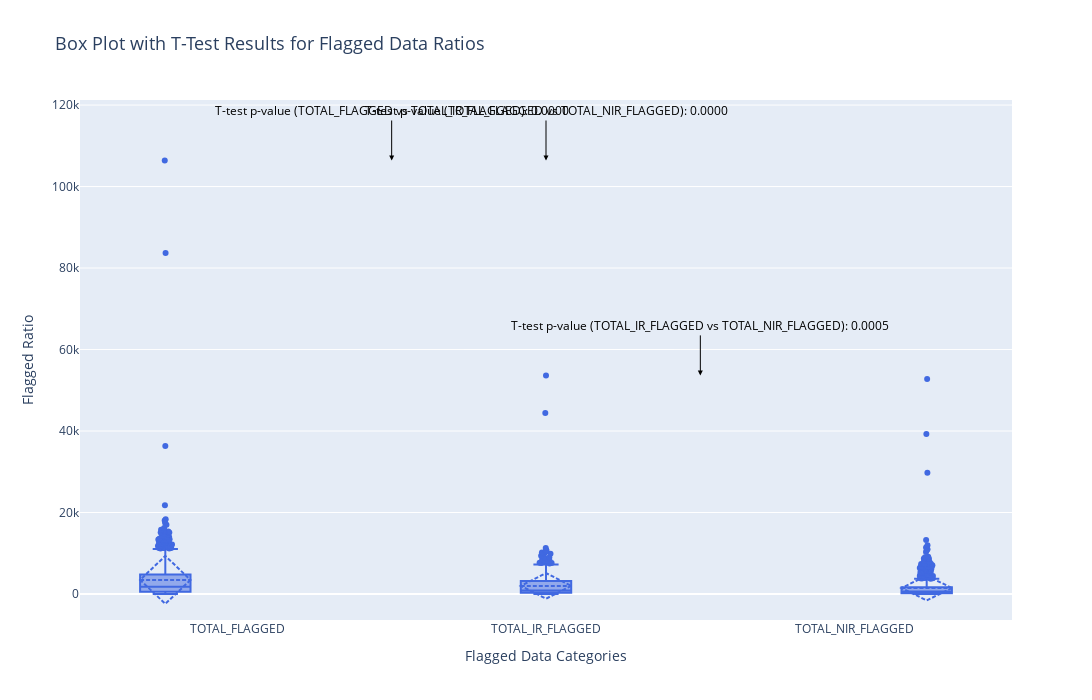

The code cell stored with this chart in its notebook:
### Code cell
import pandas as pd
import plotly.graph_objects as go
from scipy.stats import ttest_ind

# Load the CSV file
file_path = "merged_seasonal_flagging_dvrt_data_840_stations_results_20250409.csv"  # Update the path if needed
df = pd.read_csv(file_path)

# Define columns to plot
columns_to_plot = ["TOTAL_FLAGGED", "TOTAL_IR_FLAGGED", "TOTAL_NIR_FLAGGED"]

# Perform pairwise T-tests between columns
t_test_results = {}
for i in range(len(columns_to_plot)):
    for j in range(i + 1, len(columns_to_plot)):
        col1 = columns_to_plot[i]
        col2 = columns_to_plot[j]
        # Remove NaN values for the T-test
        data1 = df[col1].dropna()
        data2 = df[col2].dropna()
        t_stat, p_value = ttest_ind(data1, data2, equal_var=False)  # Welch's T-test
        t_test_results[(col1, col2)] = p_value

# Create a box plot for the three columns
fig = go.Figure()

# Add box plots for each column
for column in columns_to_plot:
    fig.add_trace(go.Box(
        y=df[column], 
        name=column, 
        boxmean='sd',  # Show the mean and standard deviation
        jitter=0.3,
        marker=dict(color="royalblue")
    ))

# Add annotations for T-test results
for (col1, col2), p_value in t_test_results.items():
    fig.add_annotation(
        x=(columns_to_plot.index(col1) + columns_to_plot.index(col2)) / 2, 
        y=max(df[col1].max(), df[col2].max()) + 0.05,  # Place the annotation above the max y value
        text=f"T-test p-value ({col1} vs {col2}): {p_value:.4f}",
        showarrow=True,
        arrowhead=2,
        ax=0,
        ay=-50,
        font=dict(size=12, color="black"),
        arrowcolor="black"
    )

# Update layout for better visibility
fig.update_layout(
    width=1200,  
    height=700,  
    title="Box Plot with T-Test Results for Flagged Data Ratios",
    title_font_size=18,
    xaxis_title="Flagged Data Categories",
    yaxis_title="Flagged Ratio",
    xaxis_title_font_size=14,
    yaxis_title_font_size=14,
    boxmode='group',  # Group boxes by category
    showlegend=False
)

# Show the plot
fig.show()

# Print the T-test results in the console
for (col1, col2), p_value in t_test_results.items():
    print(f"T-test p-value between {col1} and {col2}: {p_value:.4f}")

### Figure 1 — Plotly figure (JSON) as saved in the notebook; plotly's stock layout.template omitted (floating-point values rounded to 4 significant figures; data arrays with more than 128 entries replaced by an {"elided": "..."} marker saying what was removed)
{"data": [{"boxmean": "sd", "jitter": 0.3, "marker": {"color": "royalblue"}, "name": "TOTAL_FLAGGED", "type": "box", "y": {"elided": "839 int values"}}, {"boxmean": "sd", "jitter": 0.3, "marker": {"color": "royalblue"}, "name": "TOTAL_IR_FLAGGED", "type": "box", "y": {"elided": "839 int values"}}, {"boxmean": "sd", "jitter": 0.3, "marker": {"color": "royalblue"}, "name": "TOTAL_NIR_FLAGGED", "type": "box", "y": {"elided": "839 int values"}}], "layout": {"annotations": [{"arrowcolor": "black", "arrowhead": 2, "ax": 0, "ay": -50, "font": {"color": "black", "size": 12}, "showarrow": true, "text": "T-test p-value (TOTAL_FLAGGED vs TOTAL_IR_FLAGGED): 0.0000", "x": 0.5, "y": 106400.0}, {"arrowcolor": "black", "arrowhead": 2, "ax": 0, "ay": -50, "font": {"color": "black", "size": 12}, "showarrow": true, "text": "T-test p-value (TOTAL_FLAGGED vs TOTAL_NIR_FLAGGED): 0.0000", "x": 1, "y": 106400.0}, {"arrowcolor": "black", "arrowhead": 2, "ax": 0, "ay": -50, "font": {"color": "black", "size": 12}, "showarrow": true, "text": "T-test p-value (TOTAL_IR_FLAGGED vs TOTAL_NIR_FLAGGED): 0.0005", "x": 1.5, "y": 53650.0}], "boxmode": "group", "height": 700, "showlegend": false, "title": {"font": {"size": 18}, "text": "Box Plot with T-Test Results for Flagged Data Ratios"}, "width": 1200, "xaxis": {"autorange": true, "range": [-0.5087, 2.509], "title": {"font": {"size": 14}, "text": "Flagged Data Categories"}, "type": "category"}, "yaxis": {"autorange": true, "range": [-6366.0, 121000.0], "title": {"font": {"size": 14}, "text": "Flagged Ratio"}, "type": "linear"}}}
